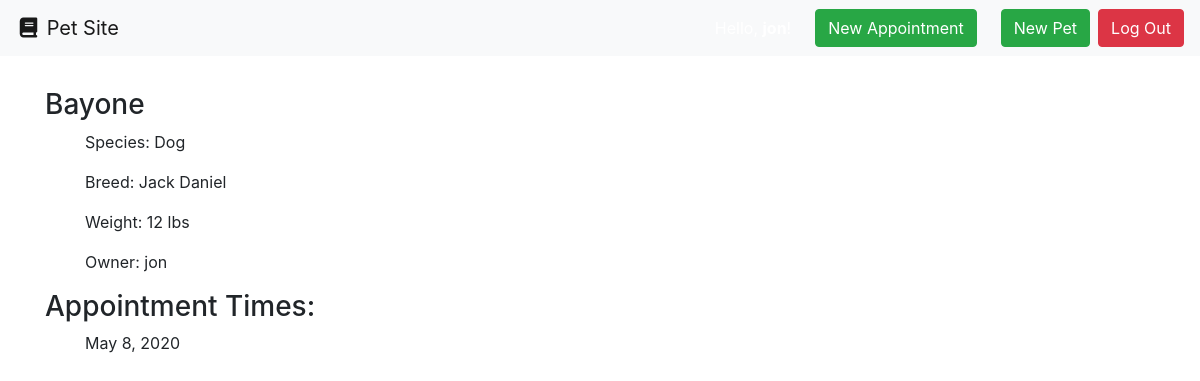
Page /pet/1 (signed in) on the earlier database version.
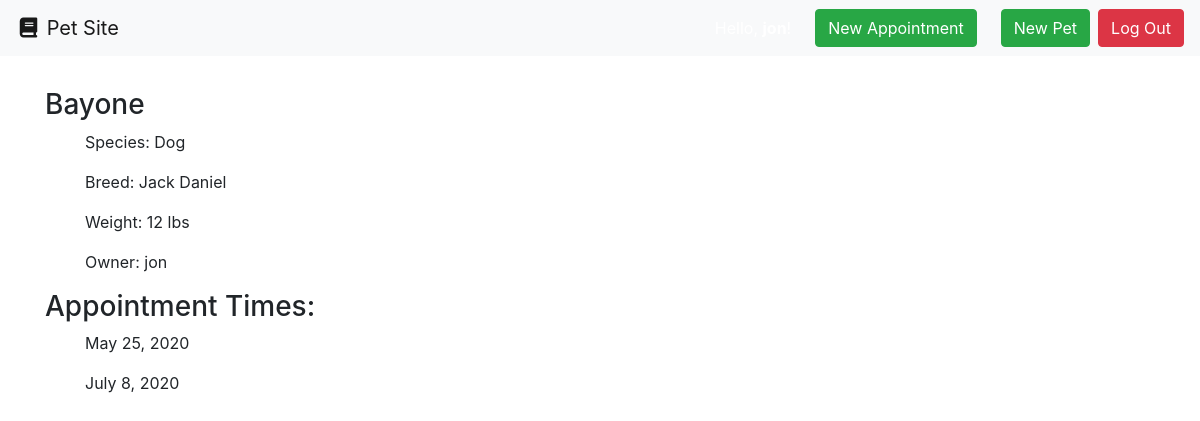
Same page on the later database version.
### pets/models.py (models this page shows, shortened)
class Appointment(models.Model):
    date_of_appointment = models.DateField(blank=True, null=True)
    duration_minutes = models.IntegerField(null=True)
    special_instructions = models.CharField(max_length=100)
    pet = models.ForeignKey(Pet, on_delete=models.CASCADE)

### pets/views.py (the view)
# urls.py: path('pet/<int:pet_id>', views.pet, name="pet"),
def pet(request, pet_id):
    context = {
    'pet': Pet.objects.get(id=pet_id),
    'appointments' : Appointment.objects.filter(pet=pet_id).order_by('date_of_appointment')
    }
    return render(request, 'pet.html', context)

### pets/templates/pet.html
{% extends "base.html" %}
{% block content %}
{% if request.user.is_authenticated %}
    <h3>{{pet.pet_name}}</h3>
    <ul>
        <p>Species: {{pet.species}}</p>
        <p>Breed: {{pet.breed}}</p>
        <p>Weight: {{pet.weight_in_pounds}} lbs</p>
        <p>Owner: {{pet.Owner}}</p>
    </ul>
    <h3>Appointment Times: </h3>
    {% for appointment in appointments %}
        <ul>
            <p>{{appointment.date_of_appointment}}</p>
        </ul>
    {% endfor %}
 {% else %}
Please log in to view the rest of the pet site.
 {% endif %}
{% endblock %}

Differences in the rows shown:
changed Appointment: date_of_appointment "May 8, 2020" → "May 25, 2020"
added Appointment: date_of_appointment "July 8, 2020"
